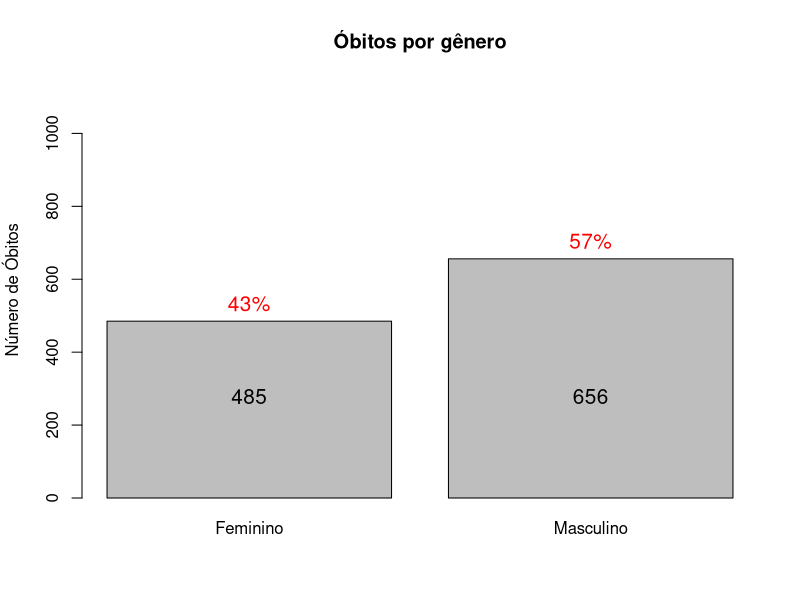
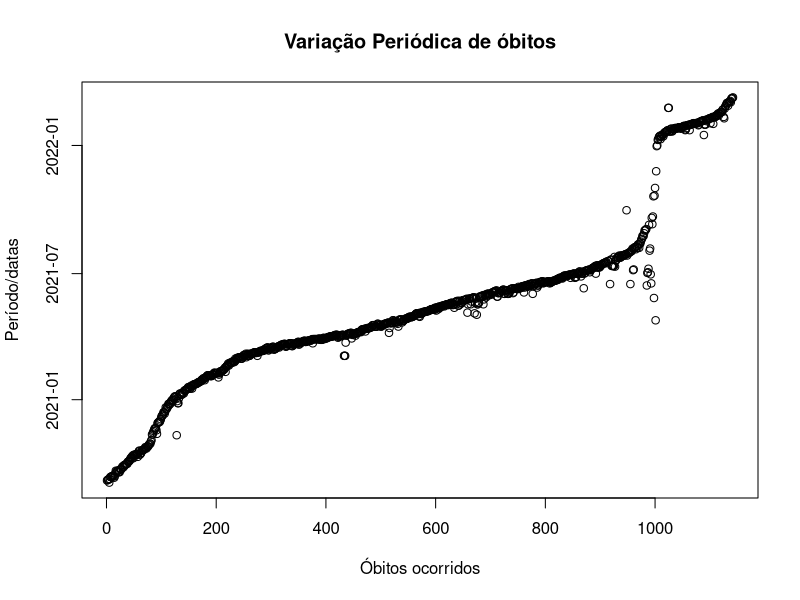
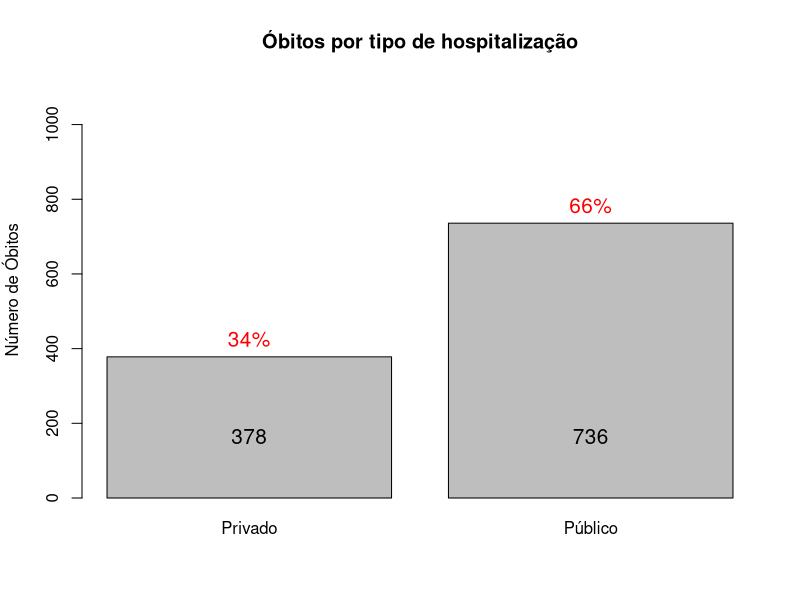
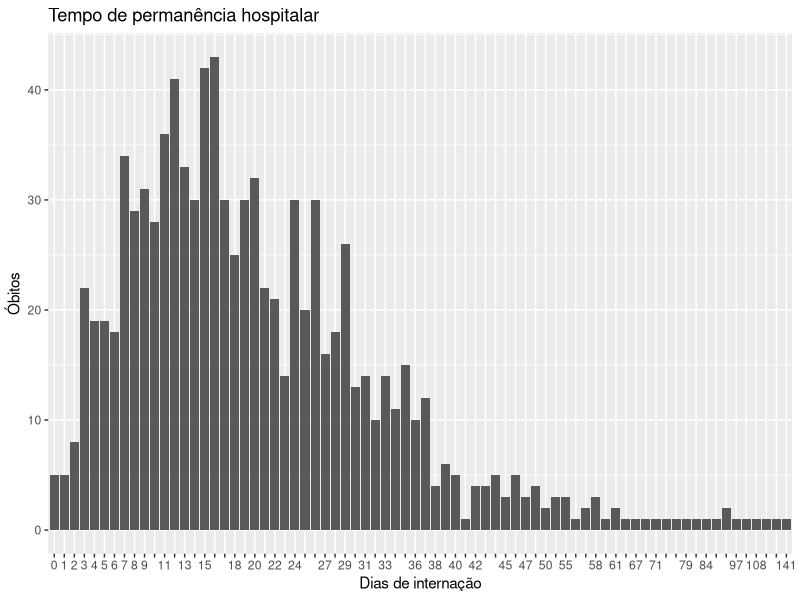

Here is the R script that generated these plots, in order:
## ---- chunk 1
knitr::opts_chunk$set(echo = TRUE)
## ---- chunk 2
library(readxl)

df.mortes <- read_excel("../dados/covid_19_bauru_mortes.xlsx", col_types = c("date", "text", "numeric", "date","text","text", "date", "numeric"))

temp.sexo <- df.mortes$sexo[!is.na(df.mortes$sexo)]
pct.sexo = round(unname(table(temp.sexo)) / sum(unname(table(temp.sexo)))*100,0)
pct.sexo = paste0(pct.sexo, "%")

graph.sex <- barplot(table(temp.sexo), main = "Óbitos por gênero",
        ylab = "Número de Óbitos", ylim = c(0,sum(unname(table(temp.sexo)))),
        names.arg = c("Feminino", "Masculino"))
text(x = graph.sex, y = table(temp.sexo), label = pct.sexo, pos = 3, cex = 1.25, col = "red")
axis(1, at=graph.sex, labels=table(temp.sexo), tick=F, las=1, line=-6.5, cex.axis=1.25)
## ---- chunk 3
library(readxl)

planilha <- read_excel("../dados/covid_19_bauru_mortes.xlsx")
Comorbidades <- planilha$'comorbidade'

dataFrame <- data.frame(table(Comorbidades))
Qtde <- dataFrame$Freq

sortedDataFrame <- dataFrame[order(-Qtde),]
firstSixRows <- head(sortedDataFrame)
firstSixRows
## ---- chunk 4
library(readxl)
df.mortes <- read_excel("../dados/covid_19_bauru_mortes.xlsx", 
                        col_types = c("date", "text", "numeric", "date","text","text", "date", "numeric"))

plot(df.mortes$data_obito, main = "Variação Periódica de óbitos", 
     xlab = "Óbitos ocorridos", ylab = "Período/datas")
## ---- chunk 5
library(readxl)
df.mortes <- read_excel("../dados/covid_19_bauru_mortes.xlsx", 
                        col_types = c("date", "text", "numeric", "date","text","text", "date", "numeric"))

temp.hosp <- df.mortes$tipo_hosp[!is.na(df.mortes$tipo_hosp)]
pct.hosp = round(unname(table(temp.hosp)) / sum(unname(table(temp.hosp)))*100,0)
pct.hosp = paste0(pct.hosp, "%")
graph.hosp <- barplot(table(temp.hosp), main = "Óbitos por tipo de hospitalização", ylab = "Número de Óbitos", ylim = c(0,sum(unname(table(temp.hosp)))), names.arg = c("Privado", "Público")) 
text(x = graph.hosp, y = table(temp.hosp), label = pct.hosp, pos = 3, cex = 1.25, col = "red")
axis(1, at=graph.hosp, labels=table(temp.hosp), tick=F, las=1, line=-4.5, cex.axis=1.25)
## ---- chunk 6
library(ggplot2)
library(readxl)
dados <- read_excel("../dados/covid_19_bauru_mortes.xlsx")
tempo <- difftime(as.Date(dados$'data_obito'), as.Date(dados$'inicio_sintoma'), units = "days")

ggplot(as.data.frame(table(tempo)), aes(x = tempo, y = Freq),) + scale_x_discrete(guide = guide_axis(check.overlap = TRUE)) + labs(x = "Dias de internação", y = "Óbitos", fill = "Dias") + ggtitle("Tempo de permanência hospitalar") + theme(legend.position = "none") + geom_bar(stat="identity", position="stack") + geom_col(width=0.8)
## ---- chunk 7
# A planilha original foi alterada substituindo os espaços em branco por 0 na coluna 'doses_vacina'.
# Dessa forma a tabela fica da seguinte forma apresentada.

library(readxl)
options(max.print=1200)

planilha <- read_excel("../dados/covid_19_bauru_mortes.xlsx")
Doses <- planilha$'doses_vacina'

as.data.frame(table(Doses))
